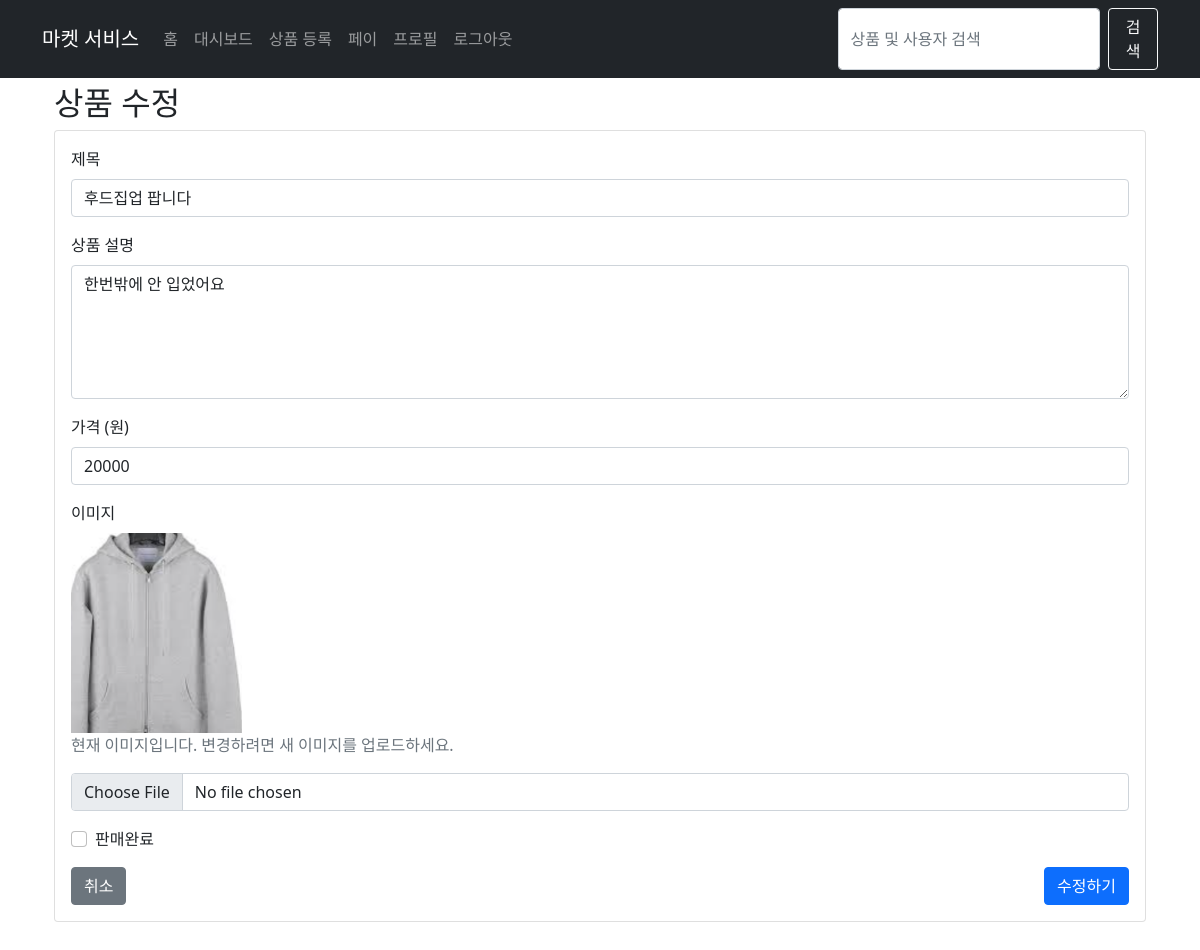
Page /product/edit/51ca359d-c1e1-487d-b53b-956505ad7e28 (signed in) on the committed database.
### tables this page shows
CREATE TABLE product (
                id TEXT PRIMARY KEY,
                title TEXT NOT NULL,
                description TEXT NOT NULL,
                price TEXT NOT NULL,
                seller_id TEXT NOT NULL
            , image_url TEXT, report_count INTEGER DEFAULT 0, image_path TEXT, is_sold INTEGER DEFAULT 0);

### app.py (the view, shortened to what this page needs)
@app.route('/product/edit/<product_id>', methods=['GET', 'POST'])
def edit_product(product_id):
    if 'user_id' not in session:
        return redirect(url_for('login'))
    db = get_db()
    cursor = db.cursor()
    cursor.execute("SELECT * FROM product WHERE id = ? AND seller_id = ?",
                  (product_id, session['user_id']))
    product = cursor.fetchone()
    if not product:
        flash('상품을 찾을 수 없거나 접근 권한이 없습니다.')
        return redirect(url_for('dashboard'))
    return render_template('edit_product.html', product=product)

### app.py (called while the page is built)
def get_db():
    db = getattr(g, '_database', None)
    if db is None:
        db = g._database = sqlite3.connect(DATABASE)
        db.row_factory = sqlite3.Row
    return db

@app.teardown_appcontext
def close_connection(exception):
    db = getattr(g, '_database', None)
    if db is not None:
        db.close()

### templates/edit_product.html (shortened to what this page needs)
{% extends "base.html" %}
{% block content %}
<div class="container mt-4">
    <h2>상품 수정</h2>
    <div class="card">
        <div class="card-body">
            <form action="{{ url_for('edit_product', product_id=product.id) }}" method="post" enctype="multipart/form-data">
                <div class="mb-3">
                    <label for="title" class="form-label">제목</label>
                    <input type="text" class="form-control" id="title" name="title" value="{{ product.title }}" required>
                </div>
                <div class="mb-3">
                    <label for="description" class="form-label">상품 설명</label>
                    <textarea class="form-control" id="description" name="description" rows="5" required>{{ product.description }}</textarea>
                </div>
                <div class="mb-3">
                    <label for="price" class="form-label">가격 (원)</label>
                    <input type="text" class="form-control" id="price" name="price" value="{{ product.price }}" required>
                </div>
                <div class="mb-3">
                    <label for="image" class="form-label">이미지</label>
                    {% if product.image_path %}
                    <div class="mb-2">
                        <img src="{{ url_for('static', filename=product.image_path) }}" alt="현재 이미지" style="max-height: 200px;">
                        <p class="text-muted">현재 이미지입니다. 변경하려면 새 이미지를 업로드하세요.</p>
                    </div>
                    {% endif %}
                    <input type="file" class="form-control" id="image" name="image" accept=".jpg,.jpeg,.png">
                </div>
                <div class="mb-3">
                    <div class="form-check">
                        <input class="form-check-input" type="checkbox" id="is_sold" name="is_sold" value="1" {% if product.is_sold == 1 %}checked{% endif %}>
                        <label class="form-check-label" for="is_sold">
                            판매완료
                        </label>
                    </div>
                </div>
                <div class="d-flex justify-content-between">
                    <a href="{{ url_for('view_product', product_id=product.id) }}" class="btn btn-secondary">취소</a>
                    <button type="submit" class="btn btn-primary">수정하기</button>
                </div>
            </form>
        </div>
    </div>
</div>
{% endblock %}

### templates/base.html (style rules this page uses)
body { padding-top: 60px; padding-bottom: 40px; }

### rows in the picture
product: title "후드집업 팝니다", description "한번밖에 안 입었어요", price "20000", image_path (picture)
